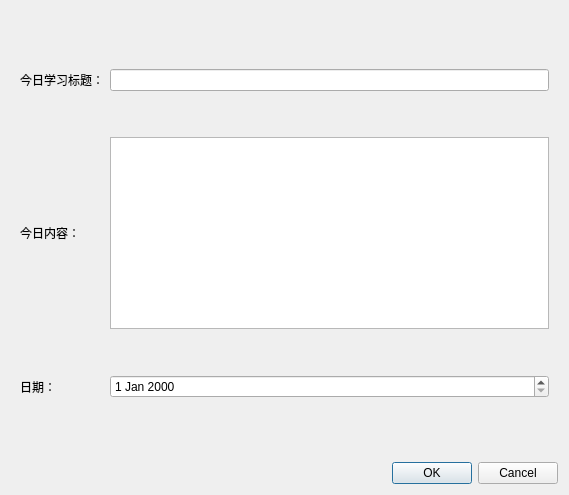
<?xml version="1.0" encoding="UTF-8"?>
<ui version="4.0">
 <class>Dialog</class>
 <widget class="QDialog" name="Dialog">
  <property name="geometry">
   <rect>
    <x>0</x>
    <y>0</y>
    <width>569</width>
    <height>495</height>
   </rect>
  </property>
  <property name="windowTitle">
   <string>添加学习内容</string>
  </property>
  <layout class="QVBoxLayout" name="verticalLayout">
   <item>
    <spacer name="verticalSpacer_3">
     <property name="orientation">
      <enum>Qt::Vertical</enum>
     </property>
     <property name="sizeHint" stdset="0">
      <size>
       <width>20</width>
       <height>40</height>
      </size>
     </property>
    </spacer>
   </item>
   <item>
    <widget class="QWidget" name="widget" native="true">
     <layout class="QGridLayout" name="gridLayout">
      <item row="2" column="1">
       <widget class="QTextEdit" name="textEdit"/>
      </item>
      <item row="0" column="0">
       <widget class="QLabel" name="label">
        <property name="text">
         <string>今日学习标题：</string>
        </property>
       </widget>
      </item>
      <item row="0" column="1">
       <widget class="QLineEdit" name="lineEdit"/>
      </item>
      <item row="1" column="1">
       <spacer name="verticalSpacer">
        <property name="orientation">
         <enum>Qt::Vertical</enum>
        </property>
        <property name="sizeHint" stdset="0">
         <size>
          <width>20</width>
          <height>40</height>
         </size>
        </property>
       </spacer>
      </item>
      <item row="4" column="0">
       <widget class="QLabel" name="label_3">
        <property name="text">
         <string>日期：</string>
        </property>
       </widget>
      </item>
      <item row="4" column="1">
       <widget class="QDateEdit" name="dateEdit"/>
      </item>
      <item row="2" column="0">
       <widget class="QLabel" name="label_2">
        <property name="text">
         <string>今日内容：</string>
        </property>
       </widget>
      </item>
      <item row="3" column="1">
       <spacer name="verticalSpacer_2">
        <property name="orientation">
         <enum>Qt::Vertical</enum>
        </property>
        <property name="sizeHint" stdset="0">
         <size>
          <width>20</width>
          <height>40</height>
         </size>
        </property>
       </spacer>
      </item>
     </layout>
    </widget>
   </item>
   <item>
    <spacer name="verticalSpacer_4">
     <property name="orientation">
      <enum>Qt::Vertical</enum>
     </property>
     <property name="sizeHint" stdset="0">
      <size>
       <width>20</width>
       <height>40</height>
      </size>
     </property>
    </spacer>
   </item>
   <item>
    <widget class="QDialogButtonBox" name="buttonBox">
     <property name="orientation">
      <enum>Qt::Horizontal</enum>
     </property>
     <property name="standardButtons">
      <set>QDialogButtonBox::Cancel|QDialogButtonBox::Ok</set>
     </property>
    </widget>
   </item>
  </layout>
 </widget>
 <resources/>
 <connections>
  <connection>
   <sender>buttonBox</sender>
   <signal>accepted()</signal>
   <receiver>Dialog</receiver>
   <slot>accept()</slot>
   <hints>
    <hint type="sourcelabel">
     <x>248</x>
     <y>254</y>
    </hint>
    <hint type="destinationlabel">
     <x>157</x>
     <y>274</y>
    </hint>
   </hints>
  </connection>
  <connection>
   <sender>buttonBox</sender>
   <signal>rejected()</signal>
   <receiver>Dialog</receiver>
   <slot>reject()</slot>
   <hints>
    <hint type="sourcelabel">
     <x>316</x>
     <y>260</y>
    </hint>
    <hint type="destinationlabel">
     <x>286</x>
     <y>274</y>
    </hint>
   </hints>
  </connection>
 </connections>
</ui>
